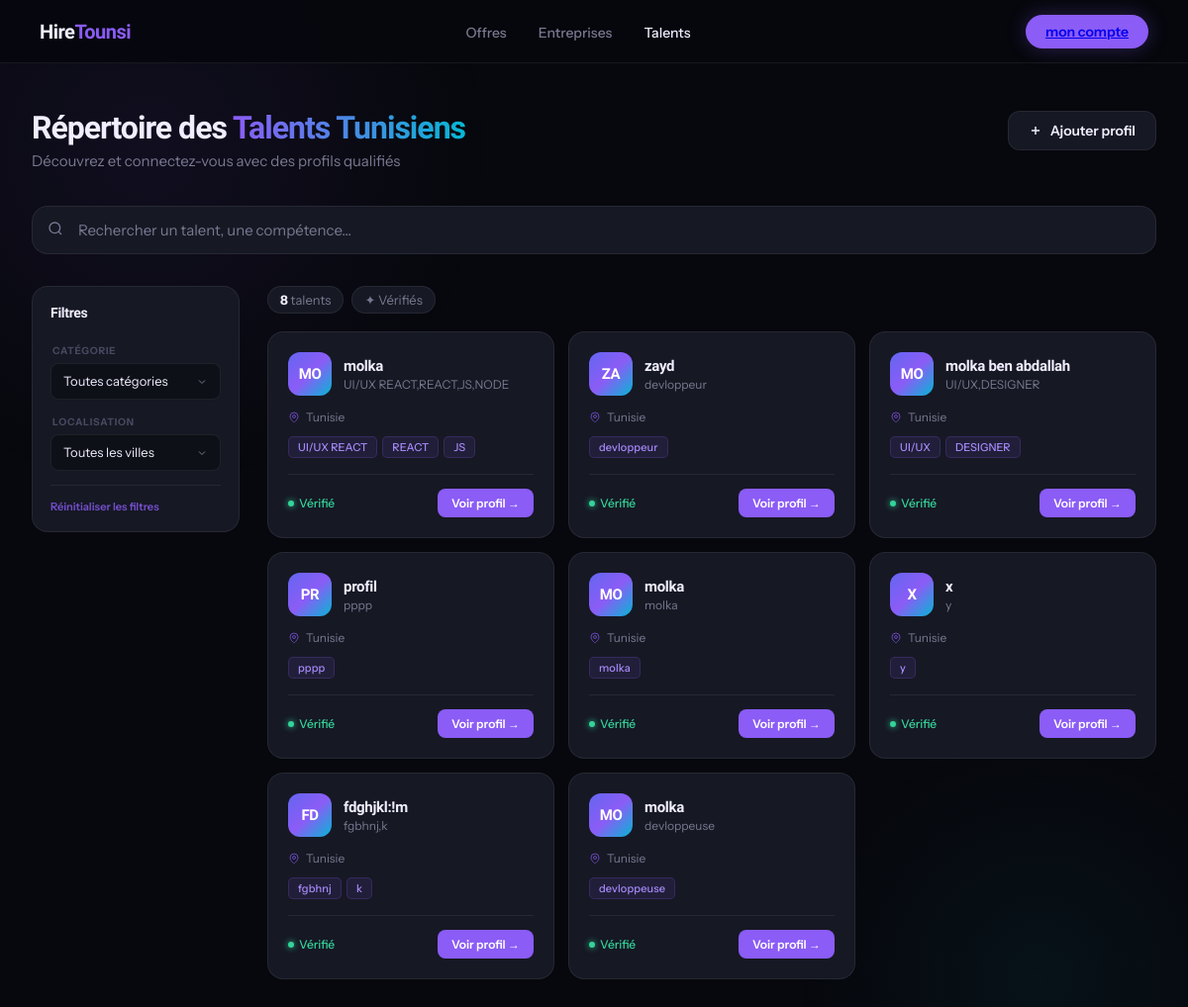
The page /talents.php on the database as committed earlier.
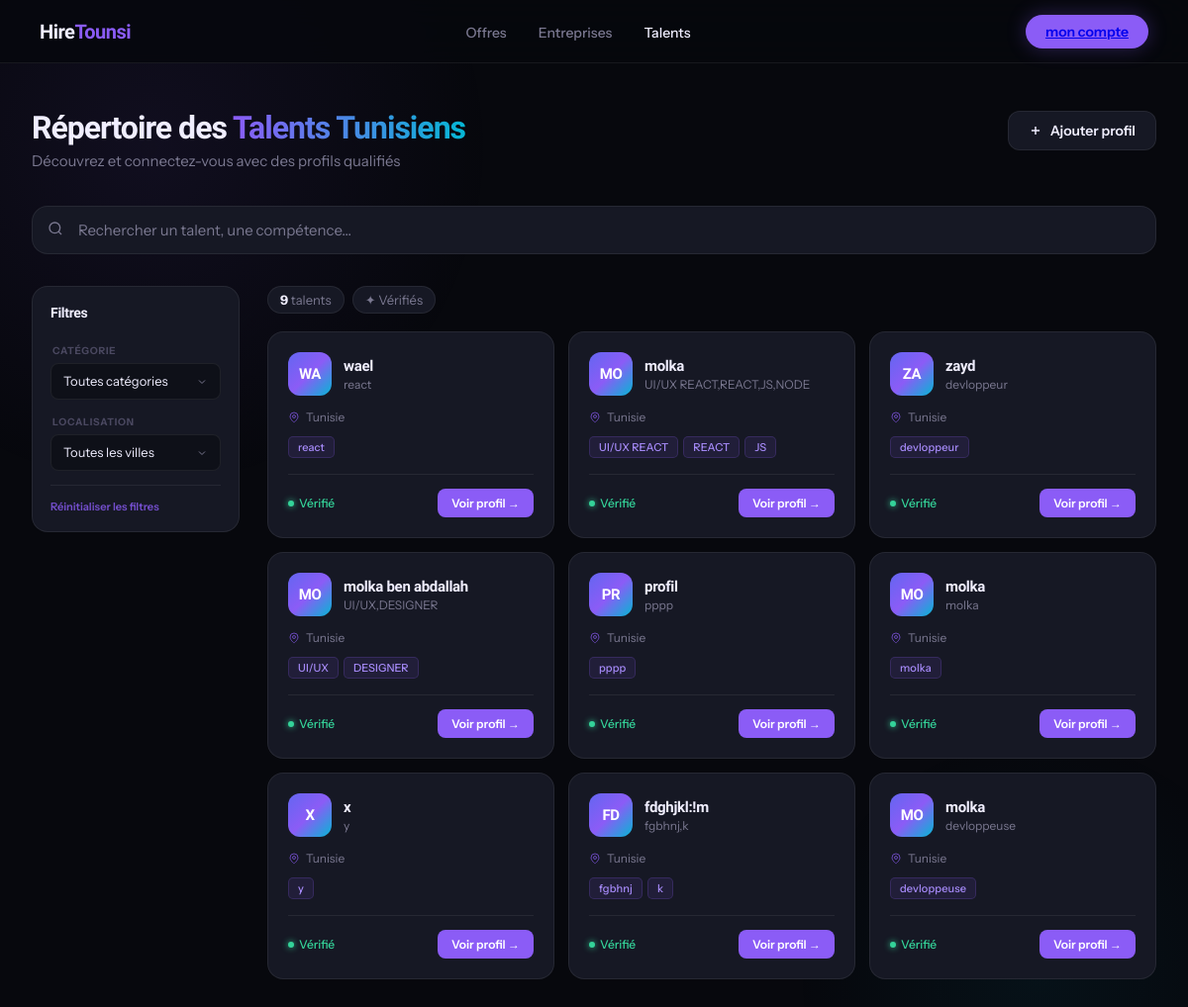
The same page on the database as committed later.
### tables this page shows
CREATE TABLE `talents` (
  `id` int(11) NOT NULL,
  `name` varchar(100) DEFAULT NULL,
  `skill` varchar(100) DEFAULT NULL,
  `description` text DEFAULT NULL,
  `status` varchar(20) DEFAULT 'pending',
  `user_id` int(11) DEFAULT NULL
);

### talents.php (the view, shortened to what this page needs)
<?php
include "config.php";
$stmt = $pdo->query("SELECT * FROM talents WHERE status='approved' ORDER BY id DESC");
$talents = $stmt->fetchAll();
?>
<!DOCTYPE html>
<html lang="fr">
<head>
</head>
<body>
<nav>
  <a href="index.html" class="nav-logo">Hire<span>Tounsi</span></a>
  <ul class="nav-links">
    <li><a href="jobs.php">Offres</a></li>
    <li><a href="#">Entreprises</a></li>
    <li><a href="talents.php" style="color:var(--text)">Talents</a></li>
  </ul>
  <button class="btn-connect"><a href="dashboard.php">mon compte</a></button>
</nav>
<main>
  <div class="page-header">
    <div class="page-header-text">
      <h2>Répertoire des <span>Talents Tunisiens</span></h2>
      <p>Découvrez et connectez-vous avec des profils qualifiés</p>
    </div>
    <a href="add_profile.php" class="btn-add">
      <svg width="14" height="14" viewBox="0 0 24 24" fill="none" stroke="currentColor" stroke-width="2.5"><path d="M12 5v14M5 12h14"/></svg>
      Ajouter profil
    </a>
  </div>
  <div class="search-wrapper">
    <span class="search-icon">
    </span>
    <input id="searchInput" class="search-input" placeholder="Rechercher un talent, une compétence…">
  </div>
  <div class="layout">
    <div class="sidebar">
      <div class="sidebar-title">Filtres</div>
      <div class="sidebar-label">Catégorie</div>
      <select class="filter-select" id="filterSkill">
        <option value="">Toutes catégories</option>
      </select>
      <div class="sidebar-label">Localisation</div>
      <select class="filter-select" id="filterCity">
        <option value="">Toutes les villes</option>
      </select>
      <div class="sidebar-divider"></div>
      <button class="sidebar-reset" id="resetFilters">Réinitialiser les filtres</button>
    </div>
    <div>
      <div class="stats-strip">
        <div class="stat-chip"><b id="countDisplay"><?= count($talents) ?></b> talent<?= count($talents)>1?'s':'' ?></div>
        <div class="stat-chip">✦ Vérifiés</div>
      </div>
      <div class="card-grid" id="cardGrid">
        <?php foreach($talents as $t): ?>
        <div class="card"
          data-name="<?= strtolower(htmlspecialchars($t['name'])) ?>"
          data-skill="<?= strtolower(htmlspecialchars($t['skill'])) ?>"
          data-city="<?= strtolower(htmlspecialchars($t['city'] ?? '')) ?>"
        >
          <div class="card-top">
            <div class="avatar"><?= strtoupper(substr($t['name'], 0, 2)) ?></div>
            <div>
              <div class="card-name"><?= htmlspecialchars($t['name']) ?></div>
              <div class="card-role"><?= htmlspecialchars($t['skill']) ?></div>
            </div>
          </div>
          <div class="card-location">
            <svg width="12" height="12" viewBox="0 0 24 24" fill="none" stroke="currentColor" stroke-width="2"><path d="M20 10c0 6-8 12-8 12s-8-6-8-12a8 8 0 0 1 16 0Z"/><circle cx="12" cy="10" r="3"/></svg>
            <?= htmlspecialchars($t['city'] ?? 'Tunisie') ?>
          </div>
          <div class="tags">
            <?php
              $skills = explode(",", $t['skill']);
              foreach(array_slice($skills, 0, 3) as $s):
                if(trim($s)):
            ?>
              <span class="tag"><?= htmlspecialchars(trim($s)) ?></span>
            <?php endif; endforeach; ?>
          </div>
          <div class="card-footer">
            <div class="verified-badge">
              <span class="verified-dot"></span>
              Vérifié
            </div>
            <a href="profiletalents.php?id=<?= $t['id'] ?>" class="btn-profile">Voir profil →</a>
          </div>
        </div>
        <?php endforeach; ?>
      </div>
    </div>
  </div>
</main>
</body>
</html>

Rows that differ between the two databases and show on the page:
added talents: name "WA", name "wael", skill "react", city "Tunisie"
Other text that changed with them:
count($talents): "8" → "9"
